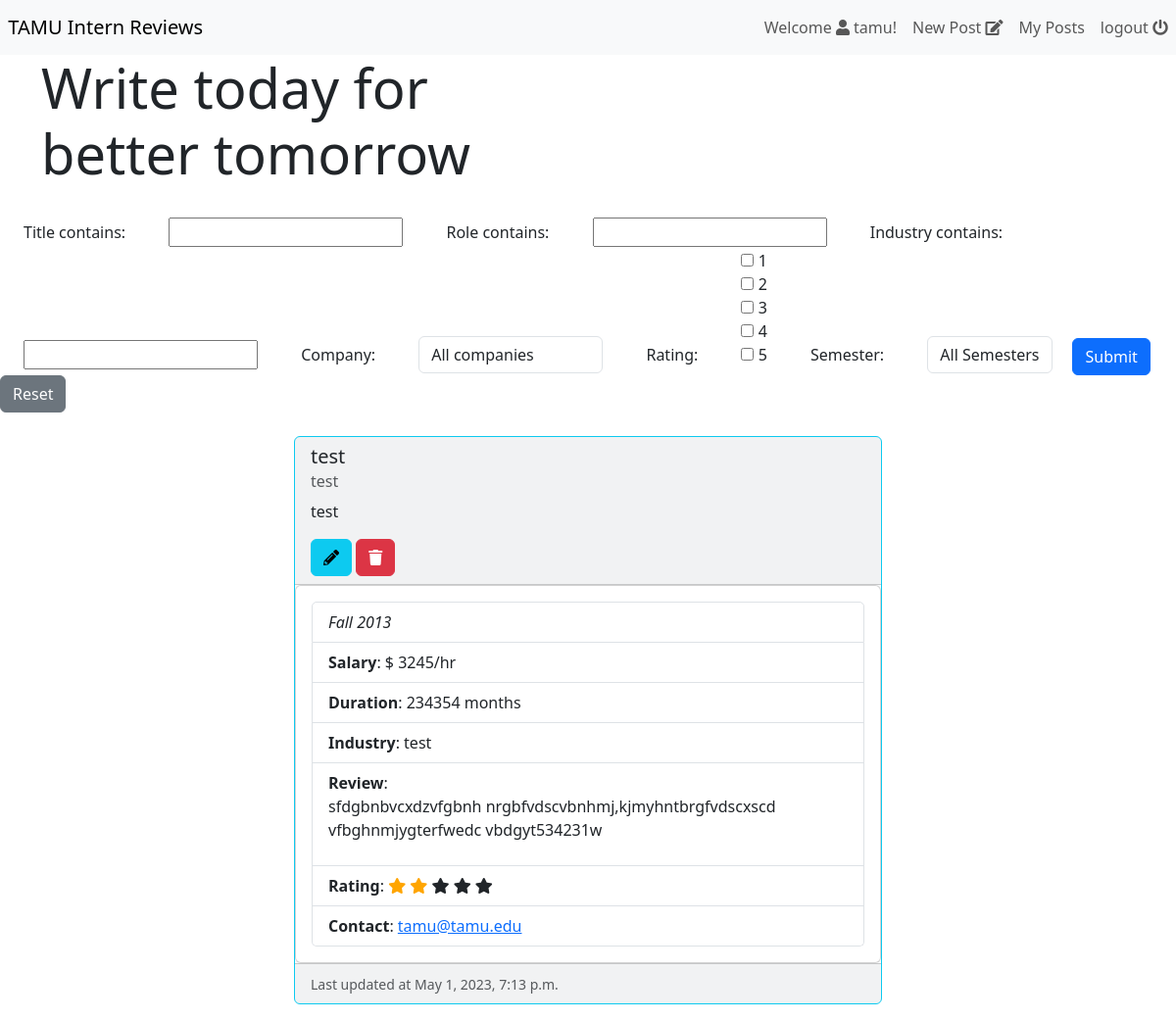
/post/myposts (signed in), run on the app's committed database.
### post/models.py (models this page shows, shortened)
class Post(models.Model):
    company = models.CharField(max_length=150)
    role = models.CharField(max_length=150)
    title = models.CharField(max_length=150)
    review = models.CharField(max_length=500)
    rating = models.IntegerField()
    duration = models.IntegerField()
    semester = models.CharField(max_length=15)
    year = models.PositiveIntegerField(default=current_year(), validators=[
                                       MinValueValidator(2013), max_value_current_year])
    salary = models.PositiveIntegerField(blank=True, null=True)
    industry = models.CharField(max_length=150, blank=True, null=True)
    email = models.EmailField(help_text='Enter your Texas A&M email')
    created_date = models.DateTimeField(auto_now_add=True)
    modified_date = models.DateTimeField(auto_now=True)
    show_email = models.BooleanField()
    objects = models.Manager()

### post/views.py (the view)
# urls.py: path('post/myposts', views.my_posts, name='my_posts'),
def my_posts(request):
    posts = Post.objects.filter(email=request.user.email).order_by(
        'modified_date').reverse()
    filters = PostFilter(request.GET, queryset=posts)
    context = {
        'posts': posts,
        'filter': filters
    }
    return render(request, 'post/list.html', context)

### post/models.py (called while the page is built)
    def __str__(self):
        return self.semester

### post/templates/post/list.html (shortened to what this page needs)
{% extends "../registration/home.html" %} {% block content %}
<form method="get" class="form-inline">
  {% for fil in filter.form %}
  <div class="form-check form-check-inline">{{ fil.label }}:</div>
  <div class="form-check form-check-inline">{{fil}}</div>
  {% endfor %}
  <input class="btn btn-primary" type="submit" />
  <a type="button" class="btn btn-secondary" href="{% url 'list_posts' %}"
    >Reset</a
  >
</form>
<div class="row row-cols-2 row-cols-md-2 g-4">
  {% for p in filter.qs %}
  <div class="col w-100">
    <div class="card border border-info bg-light shadow-0 mb-3 mx-auto w-50">
      <div class="card-header" id="headingOne">
        <h5 class="card-title">{{ p.title }}</h5>
        <h6 class="card-subtitle mb-2 text-muted">{{ p.company }}</h6>
        <p class="card-text">{{ p.role }}</p>
        {% if p.email == user.email %}
        <a
          type="button"
          class="btn btn-info"
          href="{% url 'edit_post' id=p.id %}"
          ><i class="fas fa-pencil-alt"></i
        ></a>
        <button
          type="button"
          class="btn btn-danger"
          data-bs-toggle="modal"
          data-bs-target="#deleteModal"
        >
          <i class="fas fa-trash"></i>
        </button>
        {% endif %}
      </div>
      <div id="collapseExample" class="collapse show">
        <div class="card card-body">
          <ul class="list-group list-group-light">
            <li class="list-group-item px-3">
              <i>{{ p.semester }} {{ p.year }}</i>
            </li>
            <li class="list-group-item px-3">
              <b>Salary</b>: {% if p.salary %} $ {{p.salary}}/hr {% else %} -
              {%endif%}
            </li>
            <li class="list-group-item px-3">
              <b>Duration</b>: {{p.duration}} months
            </li>
            <li class="list-group-item px-3">
              <b>Industry</b>: {{p.industry|default_if_none:"-"}}
            </li>
            <li class="list-group-item px-3">
              <b>Review</b>:
              <br />
              {{p.review|linebreaks }}
            </li>
            <li class="list-group-item px-3">
              <b>Rating</b>:
              <span
                class="fa fa-star {% if p.rating > 0 %} yellow-star {% endif %}"
              ></span>
              <span
                class="fa fa-star {% if p.rating > 1 %} yellow-star {% endif %}"
              ></span>
              <span
                class="fa fa-star {% if p.rating > 2 %} yellow-star {% endif %}"
              ></span>
              <span
                class="fa fa-star {% if p.rating > 3 %} yellow-star {% endif %}"
              ></span>
              <span
                class="fa fa-star {% if p.rating > 4 %} yellow-star {% endif %}"
              ></span>
            </li>
            {% if p.show_email%}
            <li class="list-group-item px-3">
              <b>Contact</b>: <a href="mailto:{{p.email}}">{{p.email}}</a>
            </li>
            {% endif %}
          </ul>
        </div>
      </div>
      <div class="card-footer">
        <small class="text-muted">Last updated at {{p.modified_date}}</small>
      </div>
    </div>
  </div>
  {% endfor %}
</div>
{% endblock content %}

### templates/registration/home.html (shortened to what this page needs)
<!DOCTYPE html>
<html>
  <head>
    {% load bootstrap5 %}
    {% bootstrap_css %}
    {% load fontawesome_5 %}
    {% fontawesome_5_static %}
    {% load static %}
  </head>
  <body>
    {% if user.is_authenticated %}
    <nav class="navbar navbar-expand-sm navbar-light bg-light">
        &nbsp;&nbsp;<a class="navbar-brand justify-content-between " href="{% url 'list_posts' %}">TAMU Intern Reviews</a>
        <div class="collapse navbar-collapse justify-content-end" id="navbarText">
          <ul class="navbar-nav ml-auto mb-2 mb-lg-0">
            <li class="nav-item">
              <a class="nav-link" href="">Welcome <i class="fas fa-user"></i>&nbsp;{{ user.username }}!</a>
            </li>
            <li class="nav-item">
              <a class="nav-link" href="{% url 'create_post' %}">New Post&nbsp;<i class='fas fa-edit'></i></a>
              </li>
              <li class="nav-item">
                <a class="nav-link" href="{% url 'my_posts' %}">My Posts</a>
              </li>
            <li class="nav-item">
              <a class="nav-link" href="{% url 'logout' %}">logout&nbsp;<i class='fas fa-power-off'></i></a>
            </li>
          </ul>
        </div>
      </nav>
    <div class="container">
      <div class="row">
        <div class="col-sm-12 col-md-12 col-lg-6 pb-4">
          <h2 class="display-4 font-weight-bold">Write today for better tomorrow</h1>
        </div>
        <div class="col-sm-12 col-md-12 col-lg-6">
        </div>
      </div>
    </div>
  </body>
</html>
{% block content %}
{% endblock %}
{% else %}
    <div class="alert alert-success" role="alert">
        <h3>Welcome!</h3>
        <a href="{% url 'register' %}">Signup</a>
        <a href="{% url 'login' %}">Login</a>
    </div>
{% endif %}

### templates/registration/home.html (style rules this page uses)
.yellow-star { color: orange; }

### data on the page
Post: title "test", company "test", role "test", semester "Fall", year "2013", salary "3245", duration "234354", industry "test", review "sfdgbnbvcxdzvfgbnh nrgbfvdscvbnhmj,kjmyhntbrgfvdscxscd vfbghnmjygterfwedc vbdgyt534231w", email "tamu@tamu.edu", modified_date "May 1, 2023, 7:13 p.m."

### other printed values
{{ user.username }} "tamu"
{{ fil.label }} "Title contains" "Role contains" "Industry contains" "Company" "Rating" "Semester"
